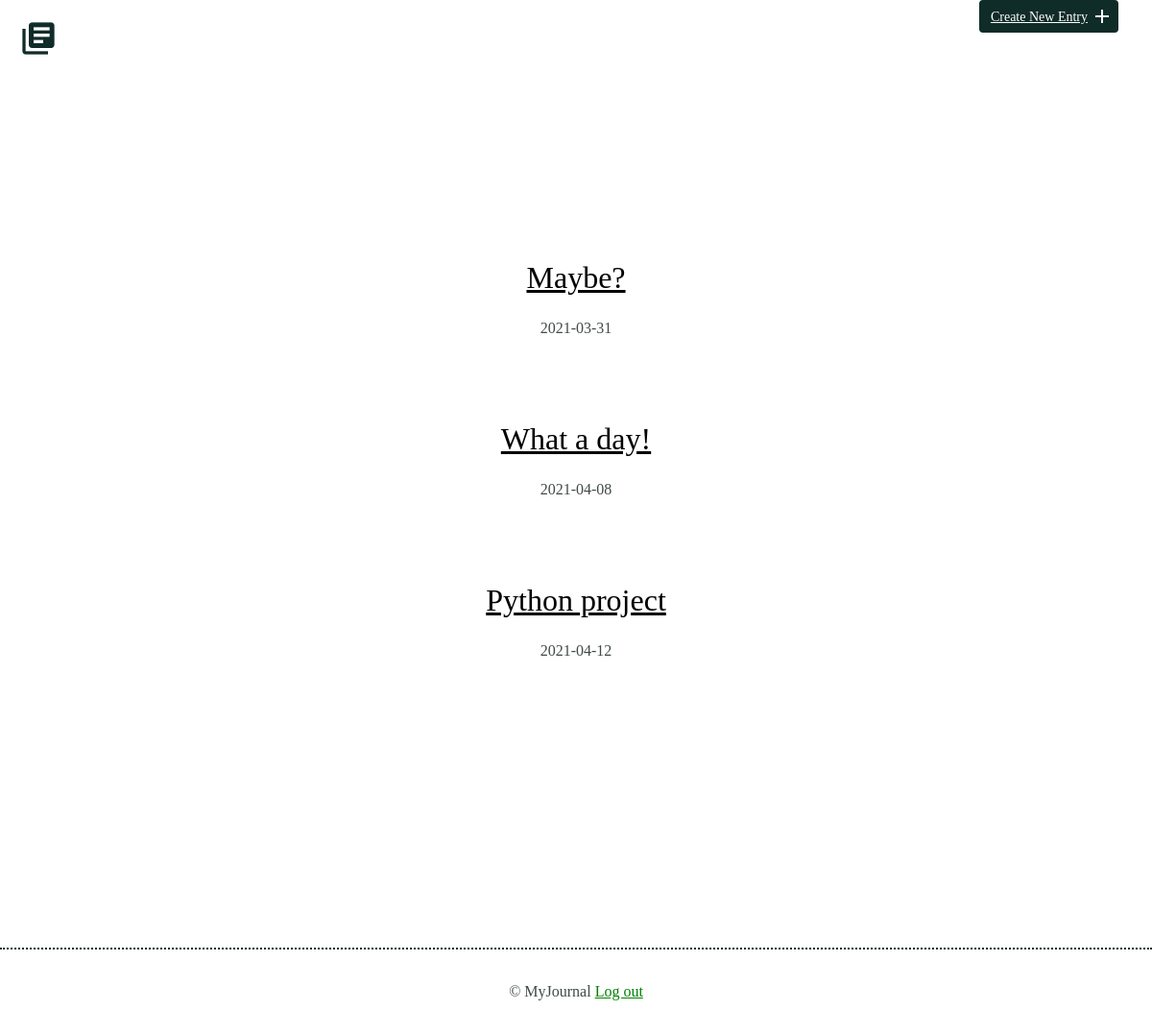
Screenshot of /entries (signed in) with the database file from the repository.
### models.py (models this page shows, shortened)
class Entry(Model):
    title = CharField(max_length=225)
    entry_date = DateField(default=datetime.date.today)
    time_spent = IntegerField(null=False)
    learned = TextField()
    resources = TextField()
    user = ForeignKeyField(User, related_name='entries')
    timestamp = DateTimeField(default=datetime.datetime.now)
    class Meta:
        database = DATABASE
        order_by = ('-entry_date',)

### app.py (the view)
@app.route('/')
@app.route('/entries')
@login_required
def index():
    stream = models.Entry.select().limit(25).order_by(models.Entry.entry_date)
    return render_template('index.html', stream=stream)

### app.py (called while the page is built)
@login_manager.user_loader
def load_user(userid):
    try:
        return models.User.get(models.User.id == userid)
    except models.DoesNotExist:
        return None

@app.before_request
def before_request():
    g.db = models.DATABASE
    g.db.connect()
    g.user = current_user

@app.after_request
def after_request(response):
    g.db.close()
    return response

### templates/index.html
{% extends "layout.html" %}
{% block content %}
<section>
    <div class="entry-list">
    {% for entry in stream %}
            <article>
                <h2><a href="{{ url_for('detail', entry_id=entry.id ) }}">{{ entry.title }} </a></h2>
                <time datetime="{{ entry.entry_date.strftime('%m/%d/%Y') }}">{{ entry.entry_date }}</time>
            </article>
    {% endfor %}
    </div>
</section>
{% endblock %}

### static/site.css (style rules this page uses)
body { font-size: 16px; color: #404a49; font-family: 'Chalkduster', serif; font-weight: 400; }
h1, h2, h3 { margin: 0; font-weight: 400; line-height: 1em; color: #000; }
h2 { font-size: 32px; padding: 20px; text-decoration: underline; }
h2 a { text-decoration: none; text-align: center; color: #000; }
.entry-list, .edit-entry, .new-entry { max-width: 800px; margin: 0 auto; padding: 70px 0 150px 0; }
.entry-list article { margin-bottom: 70px; text-align: center; }
.entry-list article:last-child { margin-bottom: 0; }
.entry-list article h2 { margin-bottom: 8px; }

### rows the page displays
Entry: title "Maybe?", entry_date "2021-03-31"
Entry: title "What a day!", entry_date "2021-04-08"
Entry: title "Python project", entry_date "2021-04-12"
